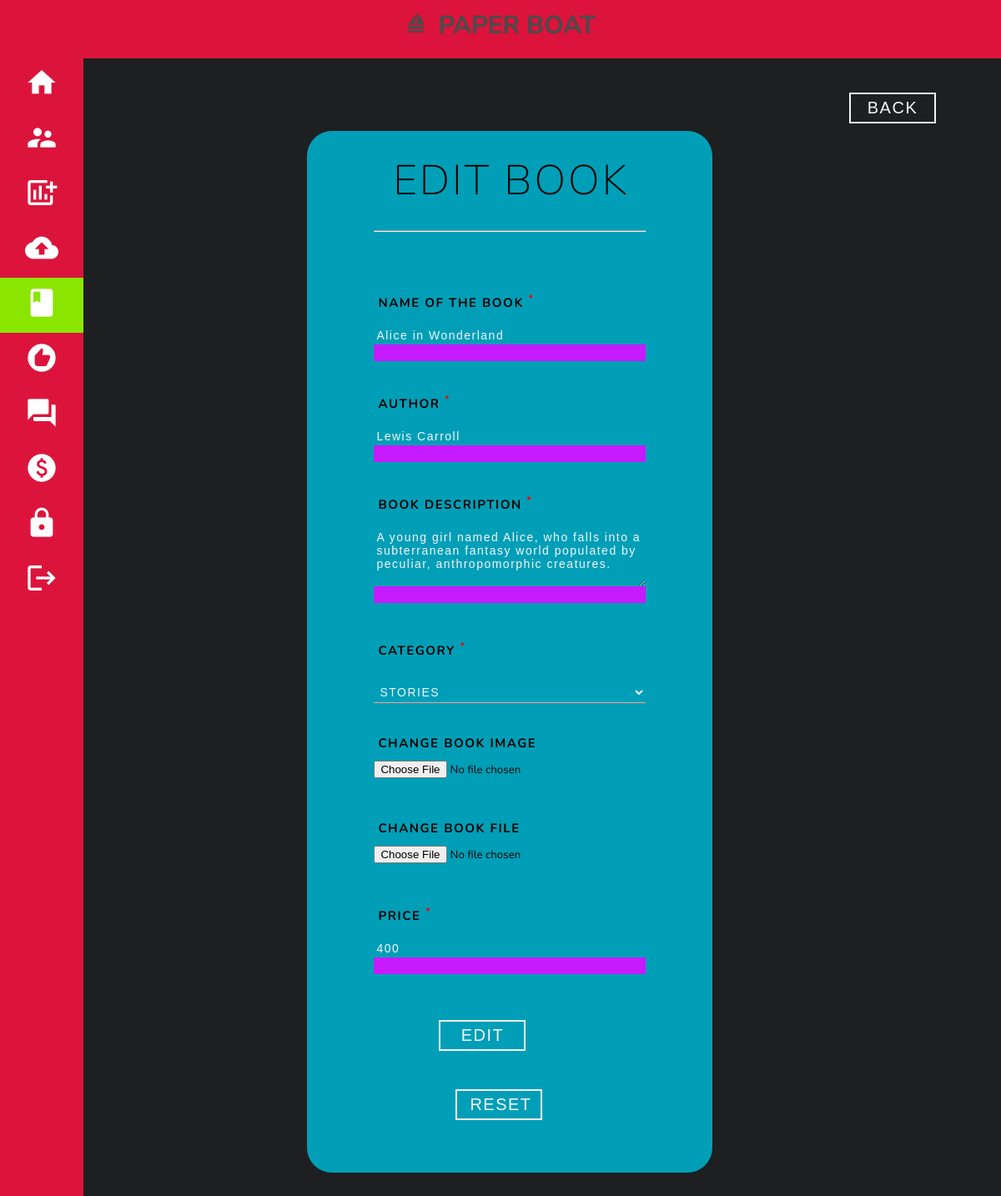
Page /admin/edit_book.php?id=1 (signed in) on the committed database.
### tables this page shows
CREATE TABLE `book` (
  `bid` int(11) NOT NULL,
  `bname` varchar(250) NOT NULL,
  `author` varchar(250) NOT NULL,
  `bimage` varchar(250) NOT NULL,
  `bfile` varchar(250) NOT NULL,
  `keywords` varchar(250) NOT NULL,
  `cat_id` int(11) NOT NULL,
  `price` int(11) NOT NULL
);

### admin/edit_book.php (the view, shortened to what this page needs)
<!DOCTYPE html>
<html>
<head>
</head>
<body>
<?php include("header.php");
?>
<div class="formfield" style="float: right; padding-right: 80px;">
<button class="upload" onclick="location.replace('view_books.php')">BACK</button>
</div>
<form action="<?php echo $_SERVER['REQUEST_URI'];?>" id="form" enctype = "multipart/form-data" method = "post">
  <div id="wrapper">
    <div id="signup">
    <h2>Edit book</h2>
    <hr><br>
    <?php
      if(isset($_GET['id']))
      {
          $qry="SELECT * from book where book.bid = {$_GET['id']};";
          $ans = $db->query($qry);
          $val = $ans->fetch_assoc();
      }
    ?>
    <br>
    <div class="formfield"><br>
    <label for="name">Name of the book <span style="color: red;"><sup>*</sup></span></label></div><br>
    <input type="text" name="book_name" value="<?php echo $val['bname']; ?>" required>
    <div class="formfield"><br>
    <label for="author">Author <span style="color: red;"><sup>*</sup></span></label></div><br>
    <input type="text"  name="author" value="<?php echo $val['author']; ?>" required>
    <div class="formfield"><br>
    <label for="keywords" style="margin :auto;">Book Description <span style="color: red;"><sup>*</sup></span></label></div><br>
    <textarea name="keywords" rows = "4" max-length="250" required><?php echo $val['keywords']; ?></textarea>
    <div class="formfield"><br>
    <label for="book_category">Category <span style="color: red;"><sup>*</sup></span></label></div><br>
    <select name="book_category"  style="margin-top:10px;" required>
        <?php
          $sql1 = "SELECT * from category";
          $res = $db->query($sql1);
          while ($rows = $res->fetch_assoc()) {
            if($rows['cat_id'] == $val['cat_id'])
            {
              echo "
              <option value={$rows['cat_id']} selected>{$rows['cat_name']}</option>
              ";
            }
            else
            {
              echo "
              <option value={$rows['cat_id']}>{$rows['cat_name']}</option>
              ";
            }
          }
        ?>
    </select>
    <div class="formfield"><br>
    <label for="book_img">Change Book Image</label>&emsp;&emsp;
    <input type="file" accept="image/*" placeholder="Image of book" name="bookimg" style="margin-top:15px" ></div><br>
    <div class="formfield"><br>
    <label for="book">Change Book File</label>&emsp;&emsp;
    <input type="file" placeholder="bookfile" name="bookfile" style="margin-top:15px;" ></div><br>
    <div class="formfield"><br>
    <label for="price">Price <span style="color: red;"><sup>*</sup></span></label></div><br>
    <input type="number" name="price" value="<?php echo $val['price']; ?>" required><br><br>
    <div class="formfield" style="float: left; padding-left: 80px;">
    <button type="submit" class="upload" name="edit">EDIT</button>
    </div>
    <div class="formfield" style="float: left; padding-left: 100px;">
    <button type="reset" class="upload">RESET</button>
    </div>
    </div>
  </div>
</form>
</body>
</html>

### css/cat_card.css (style rules this page uses)
html { font-family: sans-serif; box-sizing: border-box; }
*, *:before, *:after { box-sizing: inherit; }

### admin/header.php (style rules this page uses)
* { font-family: "Nunito", sans-serif; }
:after { content: ""; }
h2 { font-size: 24px; }

### admin/edit_book.php (style rules this page uses)
* { margin: 0 auto; transition: 0.5s ease all; }
body { margin: 0 auto; background: #1d1f20; font-family: sans-serif; text-transform: uppercase; color: #F4F4F8; }
#wrapper { width: 50%; background: #009FB7; padding: 0px 80px 40px; display: flex; margin-top: 15px; margin-bottom: 10%; z-index: 998; position: relative; overflow: hidden; margin-right: 30%; border-radius: 30px; }
#signup { width: 100%; }
h2 { padding: 25px 0px; width: 90%; font-weight: 100; font-size: 50px; letter-spacing: 3px; margin-left:7%; }
#form { width: 90%; padding-top: 5%; }
.formfield { position: relative; }
button { width: 100px; padding: 5px 15px; background: none; border: none; font-family: sans-serif; color: #F4F4F8; font-size: 20px; letter-spacing: 1.5px; font-weight: lighter; margin: 25px 0px; box-shadow: 0px 0px 0px 2px #F4F4F8; cursor: pointer; }
input[type="text"], input[type="number"], textarea, option, select { padding: 3px; width: 100%; background: none; border: none; border-bottom: solid 1px #ff9b9d; margin-bottom: 10px; font-family: sans-serif; color: #F4F4F8; font-size: 14px; letter-spacing: 1.5px; font-weight: lighter; }
input[type="text"]:hover, input[type="text"]:active, input[type="text"]:focus, input[type="text"]:valid, input[type="number"]:hover, input[type="number"]:active, input[type="number"]:focus, input[type="number"]:valid, textarea:hover, textarea:active, textarea:focus, textarea:valid { border-bottom: solid 20px #c61aff; }
option { background: #c61aff; }
label { position: relative; left: 5px; top: 5px; font-size: 15px; letter-spacing: 1.5px; font-weight: bold; }

### rows in the picture
book: book_name "Alice in Wonderland", author "Lewis Carroll", keywords "A young girl named Alice, who falls into a subterranean fantasy world populated by peculiar, anthropomorphic creatures.", price "400"

### other values in the picture
form field book_category "STORIES"
